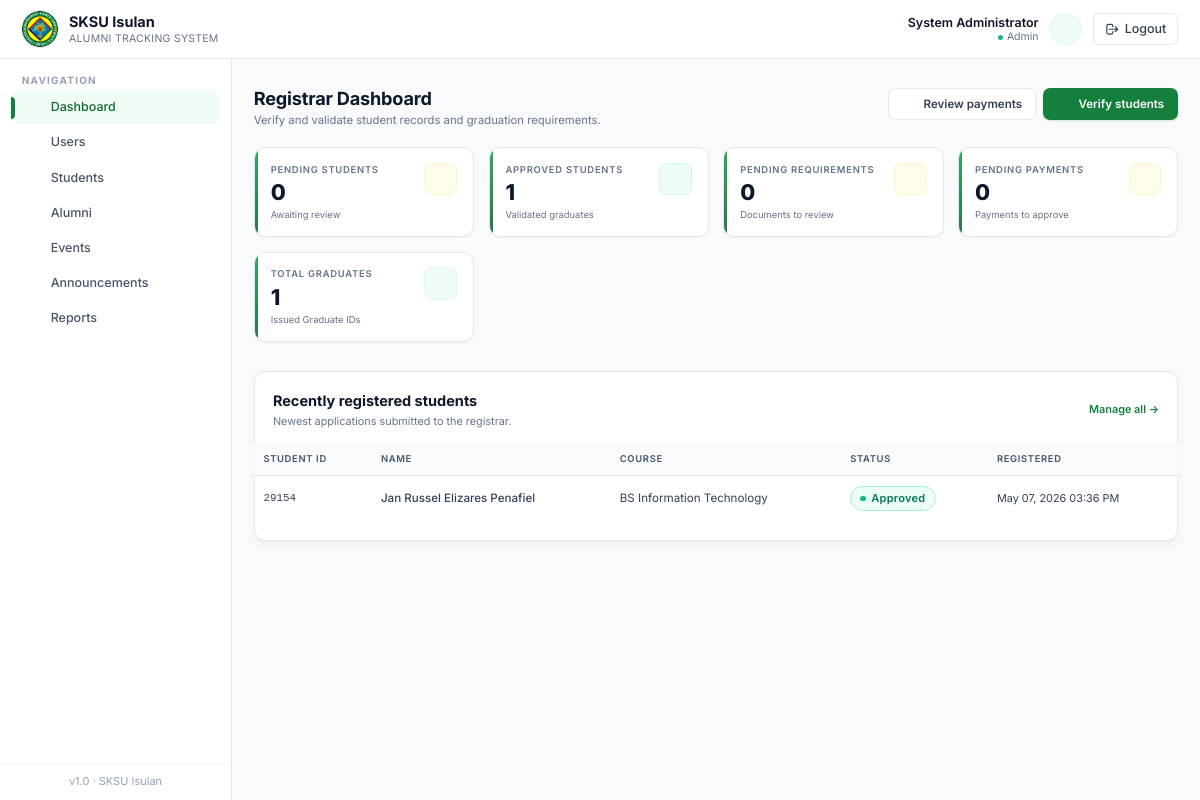
The app's page /pages/registrar/dashboard.php (signed in), older data.
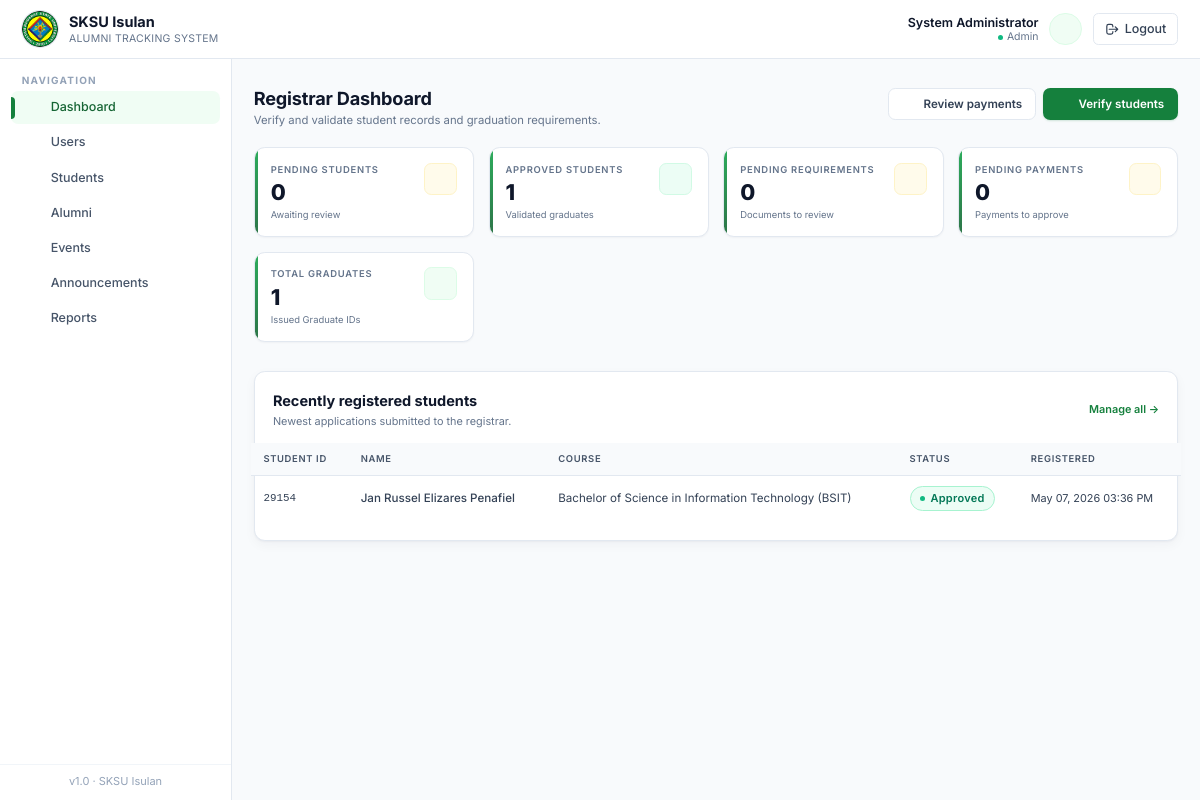
The same page, newer data.
### tables this page shows
CREATE TABLE `students` (
  `id` int(11) NOT NULL,
  `user_id` int(11) NOT NULL,
  `student_id` varchar(30) NOT NULL,
  `course` varchar(120) NOT NULL,
  `year_level` varchar(20) NOT NULL,
  `department` varchar(120) DEFAULT NULL,
  `academic_year` varchar(20) DEFAULT NULL,
  `expected_graduation` date DEFAULT NULL,
  `status` enum('pending','approved','rejected') DEFAULT 'pending',
  `created_at` datetime DEFAULT current_timestamp()
);

CREATE TABLE `users` (
  `id` int(11) NOT NULL,
  `full_name` varchar(150) NOT NULL,
  `email` varchar(150) NOT NULL,
  `password` varchar(255) NOT NULL,
  `role` enum('student','registrar','alumni','admin') NOT NULL DEFAULT 'student',
  `contact` varchar(30) DEFAULT NULL,
  `address` varchar(255) DEFAULT NULL,
  `status` enum('active','inactive') DEFAULT 'active',
  `created_at` datetime DEFAULT current_timestamp()
);

### includes/db.php (called while the page is built, shortened)
<?php
function db_select($conn, $sql, $types = '', $params = []) {
    $stmt = mysqli_prepare($conn, $sql);
    mysqli_stmt_execute($stmt);
    $result = mysqli_stmt_get_result($stmt);
    $rows = [];
    while ($row = mysqli_fetch_assoc($result)) {
        $rows[] = $row;
    }
    return $rows;
}
function e($value) {
    return htmlspecialchars((string)$value, ENT_QUOTES, 'UTF-8');
}

### pages/registrar/dashboard.php (the view, shortened to what the changed rows need)
<?php
require_once __DIR__ . '/../../includes/auth.php';
require_once __DIR__ . '/../../includes/helpers.php';
$recent = db_select($conn, "SELECT s.*, u.full_name, u.email FROM students s JOIN users u ON u.id=s.user_id ORDER BY s.created_at DESC LIMIT 10");
include __DIR__ . '/../../templates/header.php';
?>
<main class="flex-1 px-4 sm:px-6 py-8">
  <div class="page-head">
    <div>
      <h1>Registrar Dashboard</h1>
    </div>
  </div>
  <div class="mt-8 card">
    <div class="-mx-6 overflow-x-auto">
      <table class="table-clean">
        <thead>
          <tr>
            <th class="pl-6">Student ID</th>
            <th>Name</th>
            <th>Course</th>
            <th>Status</th>
            <th class="pr-6">Registered</th>
          </tr>
        </thead>
        <tbody>
          <?php foreach ($recent as $r): ?>
            <tr>
              <td class="pl-6 font-mono text-xs text-ink-600" data-label="Student ID"><?= e($r['student_id']) ?></td>
              <td class="font-medium text-ink-900" data-label="Name"><?= e($r['full_name']) ?></td>
              <td class="text-ink-600" data-label="Course"><?= e($r['course']) ?></td>
              <td data-label="Status"><?= status_badge($r['status']) ?></td>
              <td class="pr-6 text-xs text-ink-500" data-label="Registered"><?= fmt_datetime($r['created_at']) ?></td>
            </tr>
          <?php endforeach; ?>
        </tbody>
      </table>
    </div>
  </div>
</main>
<?php include __DIR__ . '/../../templates/footer.php'; ?>

### includes/helpers.php (shortened to what the changed rows need)
<?php
function fmt_datetime($datetime) {
    return date('M d, Y h:i A', strtotime($datetime));
}
function status_badge($status) {
    $status = strtolower((string)$status);
    $map = [
        'pending'        => ['bg-amber-50',   'text-amber-700',   'border-amber-200',   '#f59e0b'],
        'approved'       => ['bg-emerald-50', 'text-emerald-700', 'border-emerald-200', '#10b981'],
        'rejected'       => ['bg-rose-50',    'text-rose-700',    'border-rose-200',    '#f43f5e'],
        'active'         => ['bg-emerald-50', 'text-emerald-700', 'border-emerald-200', '#10b981'],
        'inactive'       => ['bg-slate-100',  'text-slate-700',   'border-slate-200',   '#94a3b8'],
        'paid'           => ['bg-emerald-50', 'text-emerald-700', 'border-emerald-200', '#10b981'],
        'refunded'       => ['bg-sky-50',     'text-sky-700',     'border-sky-200',     '#0ea5e9'],
        'scheduled'      => ['bg-sky-50',     'text-sky-700',     'border-sky-200',     '#0ea5e9'],
        'attended'       => ['bg-emerald-50', 'text-emerald-700', 'border-emerald-200', '#10b981'],
        'cancelled'      => ['bg-rose-50',    'text-rose-700',    'border-rose-200',    '#f43f5e'],
        'employed'       => ['bg-emerald-50', 'text-emerald-700', 'border-emerald-200', '#10b981'],
        'unemployed'     => ['bg-rose-50',    'text-rose-700',    'border-rose-200',    '#f43f5e'],
        'self-employed'  => ['bg-indigo-50',  'text-indigo-700',  'border-indigo-200',  '#6366f1'],
        'further studies'=> ['bg-violet-50',  'text-violet-700',  'border-violet-200',  '#8b5cf6'],
        'upcoming'       => ['bg-sky-50',     'text-sky-700',     'border-sky-200',     '#0ea5e9'],
        'ongoing'        => ['bg-amber-50',   'text-amber-700',   'border-amber-200',   '#f59e0b'],
        'completed'      => ['bg-emerald-50', 'text-emerald-700', 'border-emerald-200', '#10b981'],
    ];
    [$bg, $tx, $br, $dot] = $map[$status] ?? ['bg-slate-50','text-slate-700','border-slate-200','#94a3b8'];
    $label = e(ucfirst($status));
    return '<span class="inline-flex items-center gap-1.5 px-2.5 py-1 rounded-full text-[11px] font-semibold tracking-wide border '
        . $bg . ' ' . $tx . ' ' . $br . '">'
        . '<span class="w-1.5 h-1.5 rounded-full" style="background:' . $dot . '"></span>'
        . $label . '</span>';
}

Row changes from the older to the newer data that the page shows:
changed students "Approved": course "BS Information Technology" → "Bachelor of Science in Information Technology (BSIT)"
